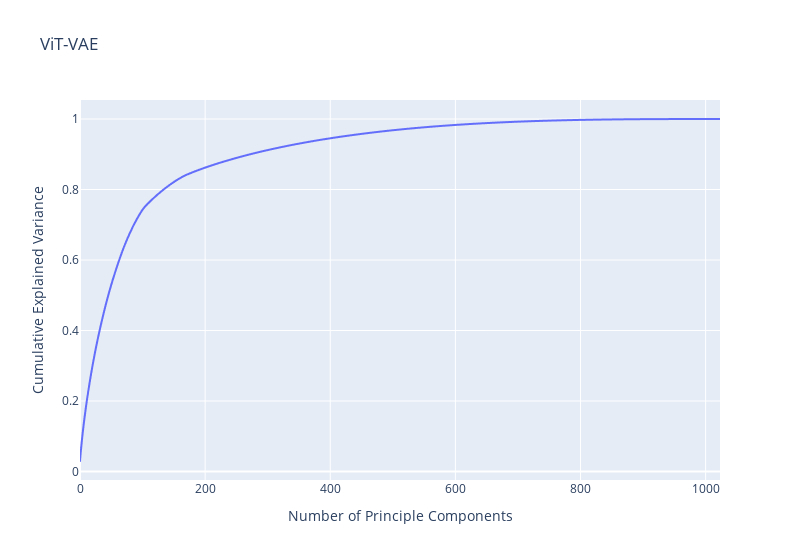

Source (notebook cell):
### Code cell
model = CViTVAE.load_from_checkpoint("..\models\CViTVAE2022-04-29-1735\CViTVAE-epoch=174.ckpt")
model.eval()

z_mblond = model.sample_latent_space(2000,torch.tensor([1,0,0,0,0,0],dtype=torch.float))
z_mbrown = model.sample_latent_space(2000,torch.tensor([0,1,0,0,0,0],dtype=torch.float))
z_mblack = model.sample_latent_space(2000,torch.tensor([0,0,1,0,0,0],dtype=torch.float))
z_wblond = model.sample_latent_space(2000,torch.tensor([0,0,0,1,0,0],dtype=torch.float))
z_wbrown = model.sample_latent_space(2000,torch.tensor([0,0,0,0,1,0],dtype=torch.float))
z_wblack = model.sample_latent_space(2000,torch.tensor([0,0,0,0,0,1],dtype=torch.float))

z = torch.cat([z_mblond,z_mbrown,z_mblack,z_wblond,z_wbrown,z_wblack]).detach()
pca = PCA()
z_ = pca.fit_transform(z)

fig = px.line(np.cumsum(pca.explained_variance_ratio_),width=800,labels={"value":"Cumulative Explained Variance","index":"Number of Principle Components"},title="ViT-VAE")
fig.update_layout(showlegend=False)
fig.show()
# fig.write_image("PCA_ViTVAE_sample.png")
# fig.write_image("PCA_ViTVAE_sample.svg")

### Figure 1 — Plotly figure (JSON) as saved in the notebook; plotly's stock layout.template omitted (floating-point values rounded to 4 significant figures; data arrays with more than 128 entries replaced by an {"elided": "..."} marker saying what was removed)
{"data": [{"hovertemplate": "variable=0<br>Number of Principle Components=%{x}<br>Cumulative Explained Variance=%{y}<extra></extra>", "legendgroup": "0", "line": {"color": "#636efa", "dash": "solid"}, "marker": {"symbol": "circle"}, "mode": "lines", "name": "0", "showlegend": true, "type": "scattergl", "x": {"elided": "1024 int values"}, "xaxis": "x", "y": {"elided": "1024 float values"}, "yaxis": "y"}], "layout": {"legend": {"title": {"text": "variable"}, "tracegroupgap": 0}, "showlegend": false, "title": {"text": "ViT-VAE"}, "width": 800, "xaxis": {"anchor": "y", "domain": [0, 1], "title": {"text": "Number of Principle Components"}}, "yaxis": {"anchor": "x", "domain": [0, 1], "title": {"text": "Cumulative Explained Variance"}}}}
